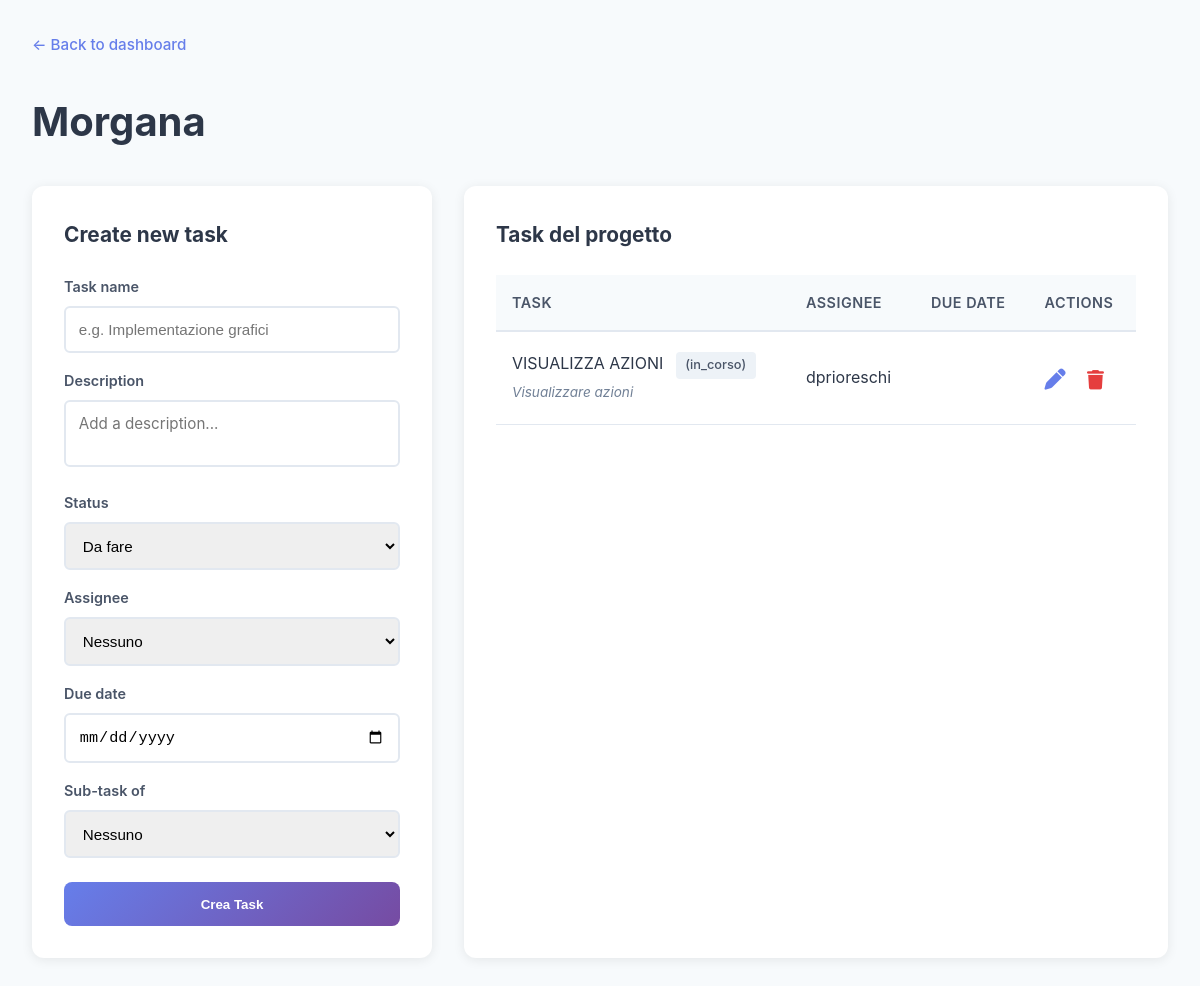
Before: /progetto/1 (signed in) with the older database file.
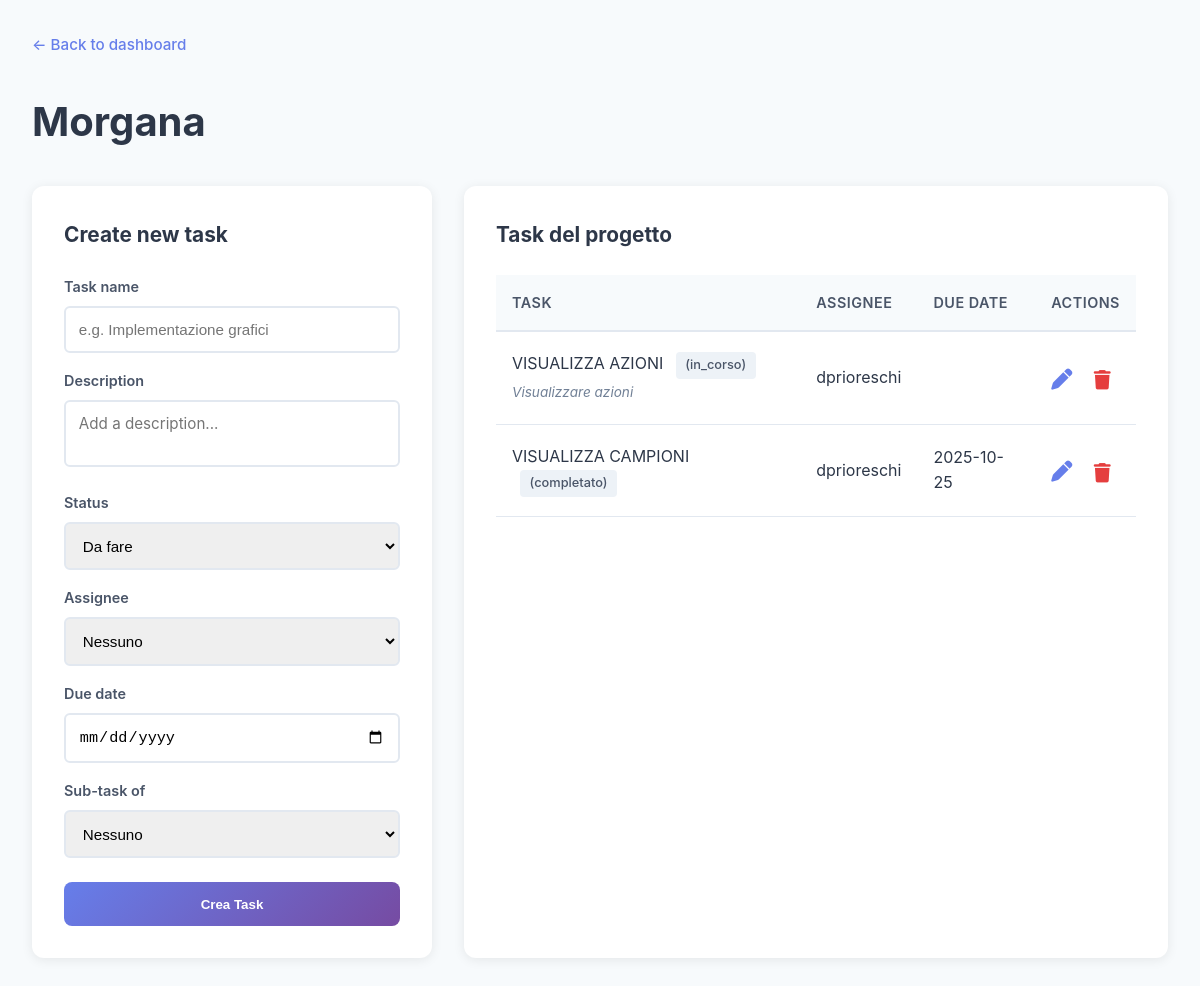
After: the same page with the newer database file.
### tables this page shows
CREATE TABLE progetti (
            id INTEGER PRIMARY KEY AUTOINCREMENT,
            nome TEXT NOT NULL,
            owner_id INTEGER NOT NULL,
            FOREIGN KEY (owner_id) REFERENCES utenti(id)
        );

CREATE TABLE tasks (
            id INTEGER PRIMARY KEY AUTOINCREMENT,
            titolo TEXT NOT NULL,
            descrizione TEXT,
            progetto_id INTEGER NOT NULL,
            parent_id INTEGER,
            autore_id INTEGER NOT NULL,
            stato TEXT NOT NULL,
            assegnato_a INTEGER,
            scadenza TEXT,
            data_creazione TEXT DEFAULT CURRENT_TIMESTAMP,
            FOREIGN KEY (progetto_id) REFERENCES progetti(id),
            FOREIGN KEY (parent_id) REFERENCES tasks(id),
            FOREIGN KEY (autore_id) REFERENCES utenti(id),
            FOREIGN KEY (assegnato_a) REFERENCES utenti(id)
        );

CREATE TABLE utenti (
            id INTEGER PRIMARY KEY AUTOINCREMENT,
            nome TEXT NOT NULL,
            email TEXT UNIQUE NOT NULL,
            password_hash TEXT NOT NULL,
            ruolo TEXT NOT NULL
        );

### app/main.py (the view)
@app.get("/progetto/{progetto_id}", response_class=HTMLResponse)
async def visualizza_progetto(request: Request, progetto_id: int, user_id: str = Cookie(default=None)):
    if not user_id:
        return RedirectResponse("/login", status_code=302)
    db_path = get_db_path()
    conn = sqlite3.connect(db_path)
    c = conn.cursor()
    c.execute("""
        SELECT 1 FROM progetti p
        LEFT JOIN progetti_utenti pu ON p.id = pu.progetto_id
        WHERE p.id = ? AND (p.owner_id = ? OR pu.utente_id = ?)
    """, (progetto_id, user_id, user_id))
    if not c.fetchone():
        conn.close()
        return RedirectResponse("/", status_code=302)
    c.execute("SELECT nome FROM progetti WHERE id = ?", (progetto_id,))
    progetto = c.fetchone()
    if not progetto:
        conn.close()
        return RedirectResponse("/", status_code=302)
    c.execute("""SELECT id, titolo, descrizione, stato, parent_id, assegnato_a, scadenza
                 FROM tasks WHERE progetto_id = ?""", (progetto_id,))
    tasks = []
    for r in c.fetchall():
        tasks.append({
            "id": r[0],
            "titolo": r[1],
            "descrizione": r[2],
            "stato": r[3],
            "parent_id": r[4],
            "assegnato_a": r[5],
            "scadenza": r[6]
        })
    c.execute("""
        SELECT DISTINCT u.id, u.nome FROM utenti u
        INNER JOIN progetti_utenti pu ON u.id = pu.utente_id
        WHERE pu.progetto_id = ?
        UNION
        SELECT u.id, u.nome FROM utenti u
        INNER JOIN progetti p ON u.id = p.owner_id
        WHERE p.id = ?
    """, (progetto_id, progetto_id))
    membri_progetto = [{"id": r[0], "nome": r[1]} for r in c.fetchall()]
    conn.close()
    return templates.TemplateResponse("progetto.html", {
        "request": request,
        "progetto_nome": progetto[0],
        "progetto_id": progetto_id,
        "tasks": tasks,
        "membri_progetto": membri_progetto
    })

### frontend/templates/progetto.html (shortened to what this page needs)
<!DOCTYPE html>
<html lang="it">
<head>
    <link rel="stylesheet" href="/static/style.css">
    <link rel="stylesheet" href="https://cdnjs.cloudflare.com/ajax/libs/font-awesome/6.4.0/css/all.min.css">
</head>
<body>
    <div class="project-details-container">
        <nav class="back-nav">
            <a href="/">← Back to dashboard</a>
        </nav>
        <h1 class="project-title">{{ progetto_nome }}</h1>
        <div class="dashboard-project-split">
            <div class="project-tasks-create-panel">
                <h2 class="section-title">Create new task</h2>
                <form method="post" action="/crea_task" class="create-task-form">
                    <label for="titolo">Task name</label>
                    <input type="text" name="titolo" placeholder="e.g. Implementazione grafici" required>
                    <label for="descrizione">Description</label>
                    <textarea name="descrizione" placeholder="Add a description..."></textarea>
                    <label for="stato">Status</label>
                    <select name="stato">
                        <option value="da_fare">Da fare</option>
                    </select>
                    <label for="assegnato_a">Assignee</label>
                    <select name="assegnato_a">
                        <option value="">Nessuno</option>
                    </select>
                    <label for="scadenza">Due date</label>
                    <input type="date" name="scadenza">
                    <label for="parent_id">Sub-task of</label>
                    <select name="parent_id">
                        <option value="">Nessuno</option>
                    </select>
                    <button type="submit" class="btn-accent">Crea Task</button>
                </form>
            </div>
            <div class="project-tasks-list-panel">
                <h2 class="section-title">Task del progetto</h2>
                <table class="table-tasks">
                    <thead>
                        <tr>
                            <th>Task</th>
                            <th>Assignee</th>
                            <th>Due Date</th>
                            <th>Actions</th>
                        </tr>
                    </thead>
                    <tbody>
                        {% for task in tasks %}
                        <tr>
                            <td>
                                {{ task.titolo }}
                                <span class="task-status">({{ task.stato }})</span>
                                {% if task.descrizione %}
                                    <br><span class="task-description">{{ task.descrizione }}</span>
                                {% endif %}
                            </td>
                            <td>
                                {% if task.assegnato_a %}
                                    {% for membro in membri_progetto %}
                                        {% if membro.id == task.assegnato_a %}
                                            {{ membro.nome }}
                                        {% endif %}
                                    {% endfor %}
                                {% else %}
                                    Nessuno
                                {% endif %}
                            </td>
                            <td>
                                {% if task.scadenza %}
                                    {{ task.scadenza }}
                                {% endif %}
                            </td>
                            <td>
                                <a href="/modifica_task/{{ task.id }}?progetto_id={{ progetto_id }}" class="icon-edit" title="Modifica">
                                    <i class="fas fa-pen"></i>
                                </a>
                                <form method="post" action="/elimina_task" style="display:inline;">
                                    <button type="submit" class="icon-delete" title="Elimina" onclick="return confirm('Sei sicuro di voler eliminare questo task e tutti i suoi subtasks?');">
                                        <i class="fas fa-trash"></i>
                                    </button>
                                </form>
                            </td>
                        </tr>
                        {% else %}
                        <tr>
                            <td colspan="4">Nessun task trovato</td>
                        </tr>
                        {% endfor %}
                    </tbody>
                </table>
            </div>
        </div>
    </div>
</body>
</html>

### frontend/static/style.css (style rules this page uses)
* { margin: 0; padding: 0; box-sizing: border-box; }
body { font-family: 'Inter', -apple-system, BlinkMacSystemFont, 'Segoe UI', Roboto, Oxygen, Ubuntu, Cantarell, sans-serif; background: linear-gradient(135deg, #667eea 0%, #764ba2 100%); min-height: 100vh; color: #2d3748; line-height: 1.6; }
a { color: #25b7ff; text-decoration: none; transition: color 0.3s ease; }
.icon-edit i, .icon-delete i { font-size: 1.1em; vertical-align: middle; pointer-events: none; }
.create-task-form textarea { font-family: inherit; font-size: 1rem; }
textarea { font-family: inherit; resize: none; }
.project-details-container { min-height: 100vh; background: #f7fafc; padding: 2rem; }
.back-nav { max-width: 1400px; margin: 0 auto 2rem; }
.back-nav a { color: #667eea; font-weight: 500; font-size: 0.95rem; display: inline-flex; align-items: center; transition: color 0.3s ease; }
.project-title { max-width: 1400px; margin: 0 auto 2rem; font-size: 2.5rem; color: #2d3748; font-weight: 700; }
.dashboard-project-split { max-width: 1400px; margin: 0 auto; display: grid; grid-template-columns: 400px 1fr; gap: 2rem; }
.project-tasks-create-panel { background: white; padding: 2rem; border-radius: 12px; box-shadow: 0 2px 12px rgba(0, 0, 0, 0.08); height: fit-content; }
.section-title { font-size: 1.3rem; color: #2d3748; font-weight: 700; margin-bottom: 1.5rem; }
.create-task-form label { display: block; margin-top: 1rem; margin-bottom: 0.5rem; color: #4a5568; font-weight: 600; font-size: 0.9rem; }
.create-task-form input, .create-task-form select, .create-task-form textarea { width: 100%; padding: 0.8rem; border: 2px solid #e2e8f0; border-radius: 6px; font-size: 0.95rem; transition: border-color 0.3s ease; }
.btn-accent { width: 100%; margin-top: 1.5rem; padding: 0.9rem; background: linear-gradient(135deg, #667eea 0%, #764ba2 100%); color: white; border: none; border-radius: 8px; font-weight: 600; cursor: pointer; transition: all 0.3s ease; }
.project-tasks-list-panel { background: white; padding: 2rem; border-radius: 12px; box-shadow: 0 2px 12px rgba(0, 0, 0, 0.08); }
.table-tasks { width: 100%; border-collapse: collapse; margin-top: 1rem; }
.table-tasks thead { background: #f7fafc; border-bottom: 2px solid #e2e8f0; }
.table-tasks th { padding: 1rem; text-align: left; font-weight: 600; color: #4a5568; font-size: 0.9rem; text-transform: uppercase; letter-spacing: 0.5px; }
.table-tasks td { padding: 1.2rem 1rem; border-bottom: 1px solid #e2e8f0; }
.table-tasks tbody tr { transition: background 0.2s ease; }
.task-status { display: inline-block; padding: 0.2rem 0.6rem; background: #edf2f7; color: #4a5568; border-radius: 4px; font-size: 0.8rem; font-weight: 500; margin-left: 0.5rem; }
.task-description { font-size: 0.85rem; color: #718096; font-style: italic; }
.icon-edit { color: #667eea; margin-right: 1rem; font-size: 1.2rem; transition: color 0.3s ease; }
.icon-delete { background: transparent; border: none; color: #e53e3e; font-size: 1.1rem; cursor: pointer; transition: color 0.3s ease; }

Changed rows visible on the page:
added tasks: titolo "VISUALIZZA CAMPIONI", stato "completato", scadenza "2025-10-25", utenti (nome "dprioreschi")
